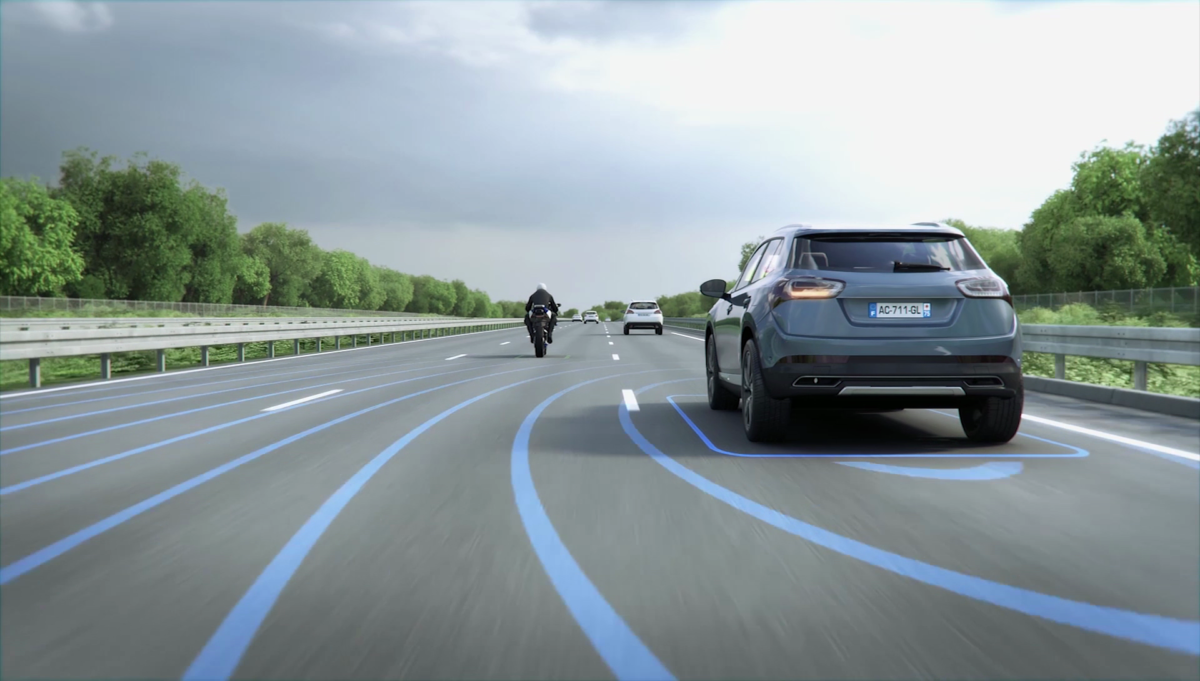
#> input picture AI(cars & pedestrian tracker)/image.png, 1200 x 681 px
$ python charan.py
#> lines starting #> are read from the running program, lines starting #| are printed output that depends on the picture; after the words box and inside, x2 and y2 are one past the last pixel; in counts of white or black regions, pixels touching at a corner belong together
import cv2

# Our Image
img_file = 'image.png'

# Our pre-trained car classifier
classifier_file = 'car_detection.xml'


# create opencv image
img = cv2.imread(img_file)
#> img is the input picture: shape (681, 1200, 3); mean B, G, R 155, 152.4, 139.9

# convert to grayscale (needed for haar cascade)
black_n_white = cv2.cvtColor(img,cv2.COLOR_BGR2GRAY)
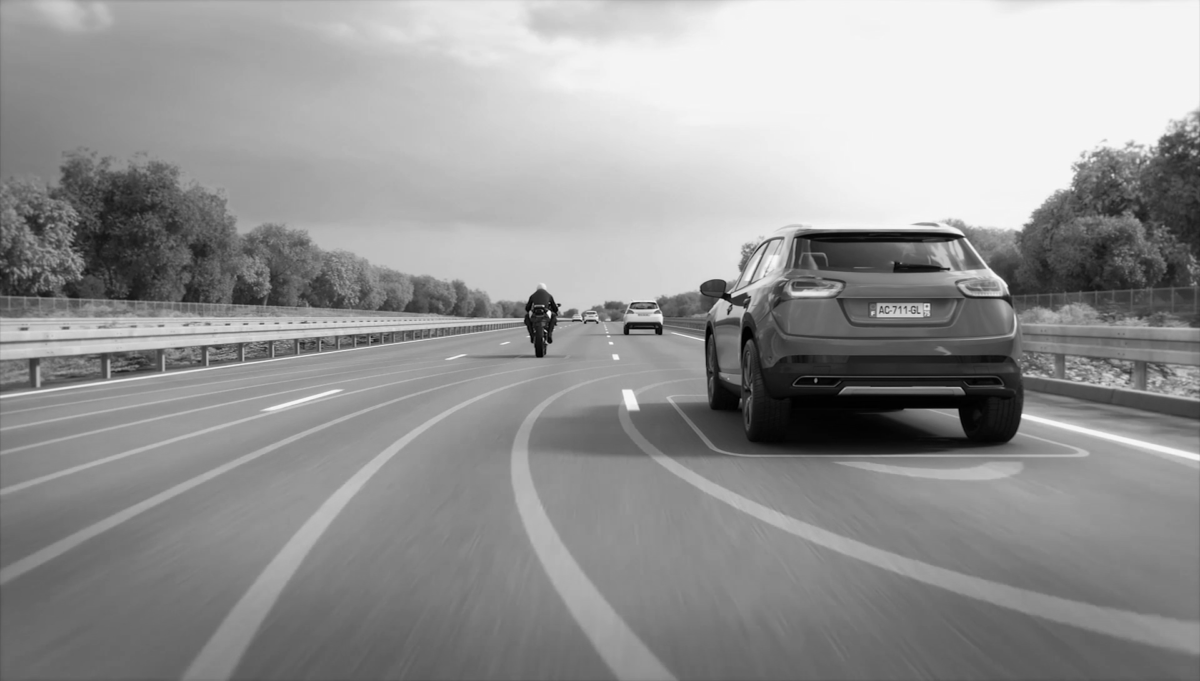
#> black_n_white: shape (681, 1200); min 0, max 250, mean 149

# create car clasifier
car_tracker = cv2.CascadeClassifier(classifier_file)

# Detect cars
cars = car_tracker.detectMultiScale(black_n_white)
#> cars = [[197, 311, 21, 21], [215, 312, 20, 20], [121, 312, 22, 22], [52, 313, 24, 24], [882, 228, 64, 64], [609, 287, 65, 65], [925, 348, 118, 118]]

# Draw  rectangles around the cars

for (x,y,w,h) in cars:
    cv2.rectangle(img,(x,y),(x+w,y+h),(0,0,255),2)
#> this loop made 7 passes
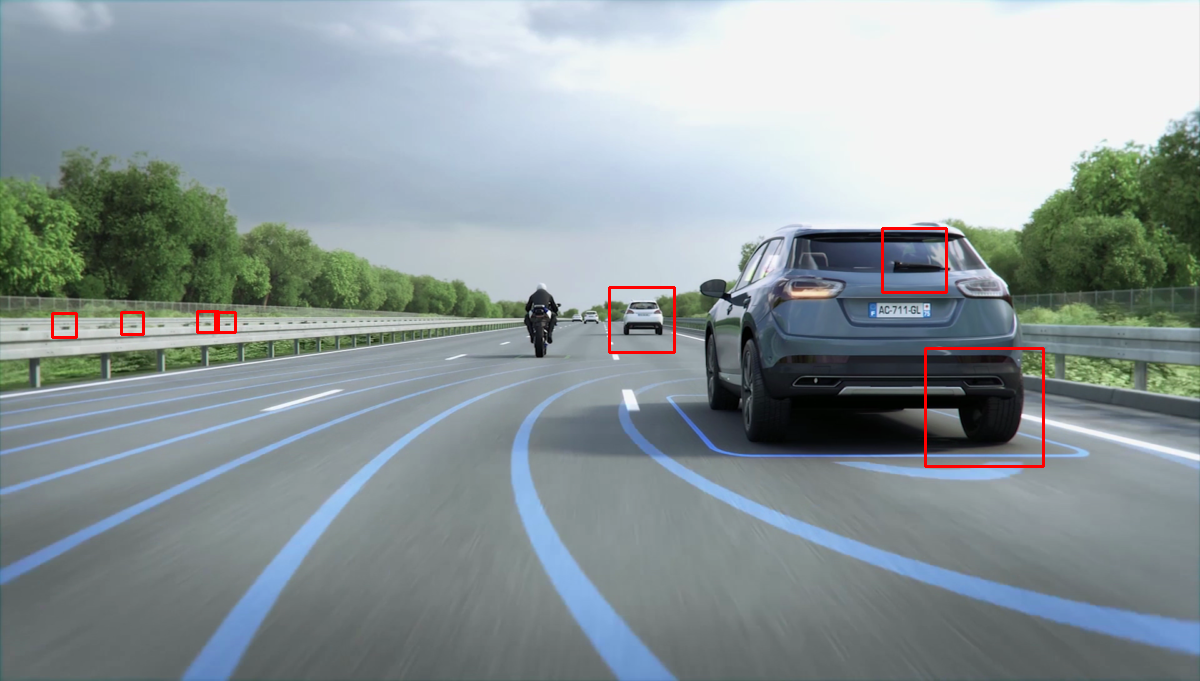
#> img: shape (681, 1200, 3); 0.48% of pixels changed, all inside (x1, y1, x2, y2) = (51, 227, 1045, 468)

# Display the image with faces spotted

cv2.imshow('charan AI',img)

# Don't autoclose(Wait here and listen for a key press)

cv2.waitKey()

print("hello cherry")
